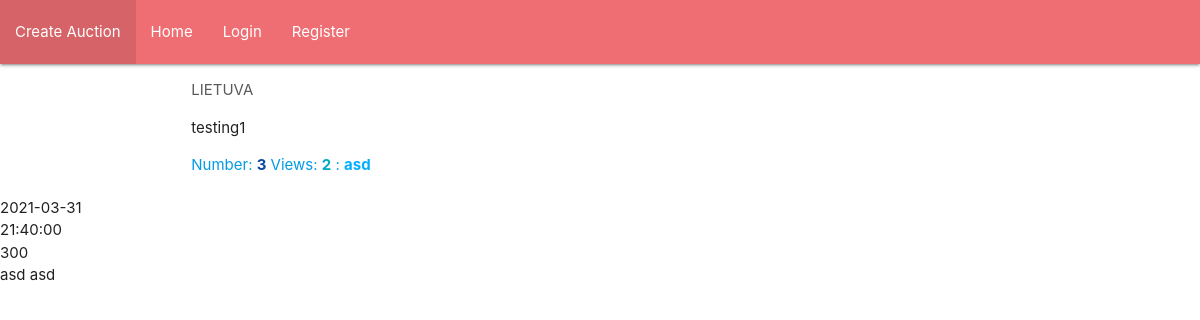
Before: /auction/3 with the older database file.
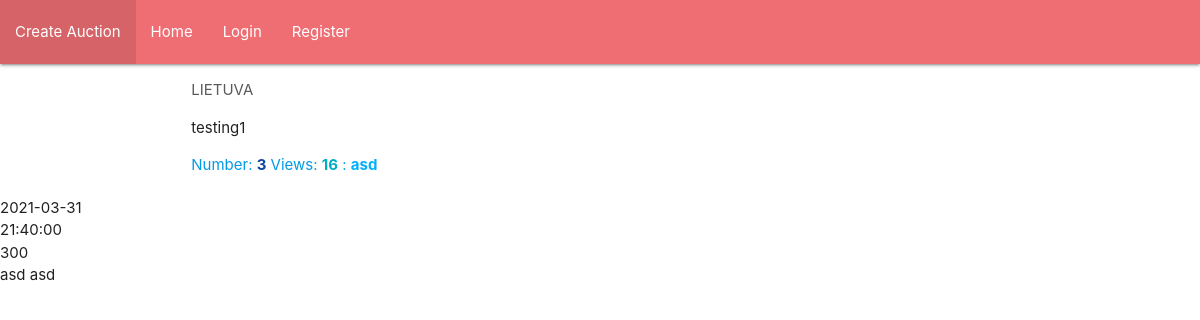
After: the same page with the newer database file.
### models/auction.py (models this page shows)
class Auction(db.Model):
    __tablename__ = 'Auction'
    id = db.Column(db.Integer, primary_key=True)
    title = db.Column(db.String(30), nullable=False)
    category = db.Column(db.String(50), nullable=False)
    description = db.Column(db.String(200), nullable=False)
    city = db.Column(db.String(30), nullable=False)
    minimum_price = db.Column(db.Integer, nullable=False)
    auction_image = db.Column(db.String(256), nullable=False)
    end_day = db.Column(db.Date, default=datetime.datetime.now())
    end_hour = db.Column(db.Time, default=datetime.time())
    views = db.Column(db.Integer, default=0)
    offers = db.relationship('Offer', backref='auction', lazy=True)
    user_id = db.Column(db.Integer, db.ForeignKey('User.id'), nullable=False)

### views/auctiondetail.py (the view, shortened to what this page needs)
class AuctionDetails(MethodView):
    def get(self, auction_id):
        auction = Auction.query.filter_by(id=auction_id).first()
        if auction is None:
            return redirect(url_for('index'))
        user = User.query.filter_by(id=auction.user_id).first()
        auction.views += 1
        db.session.commit()
        offers_by_auction = Offer.query.filter_by(
            auction_id=auction.id).order_by(Offer.price.desc()).limit(5).all()
        user_offers = []
        if offers_by_auction is not None:
            for offer in offers_by_auction:
                user_offers.append(User.query.filter_by(id=offer.user_id).first())
        session_user = session.get('username')
        if user.username == session_user:
            session_user = None
        return render_template('auction.html',
                               auction=auction,
                               user=user,
                               offers_by_auction=offers_by_auction,
                               user_offers=user_offers,
                               session=session_user)

### templates/auction.html (shortened to what this page needs)
<!DOCTYPE html>
<html lang="en">
{% include 'base.html' %}
<head>
</head>
<body>
<div class="container">
    <div class="row">
        <div class="col s12 m8">
            <div class="card">
                <div class="title col s12 m8">
                </div>
            </div>
            <div class="card-content">
                <div>
                    <span style="color: #5a5a5a">{{ auction.city|upper }}</span>
                </div>
                <p>{{ auction.description }}</p>
            </div>
            <div class="card-action">
                <a href="#">Number: <b style="color: #0D47A1">{{ auction.id }}</b></a>
                <a href="#">Views: <b style="color: #00acc1">{{ auction.views }}</b></a>
                <a href="#">: <b style="color: #00b0ff">{{ user.username }}</b></a>
            </div>
        </div>
    </div>
</div>
{{ auction.end_day }}<br>
{{ auction.end_hour }}<br>
{{ auction.minimum_price }}<br>
{{ user.first_name }} {{ user.last_name }}
</body>
</html>

Changed rows visible on the page:
changed Auction "LIETUVA": views "2" → "16"
